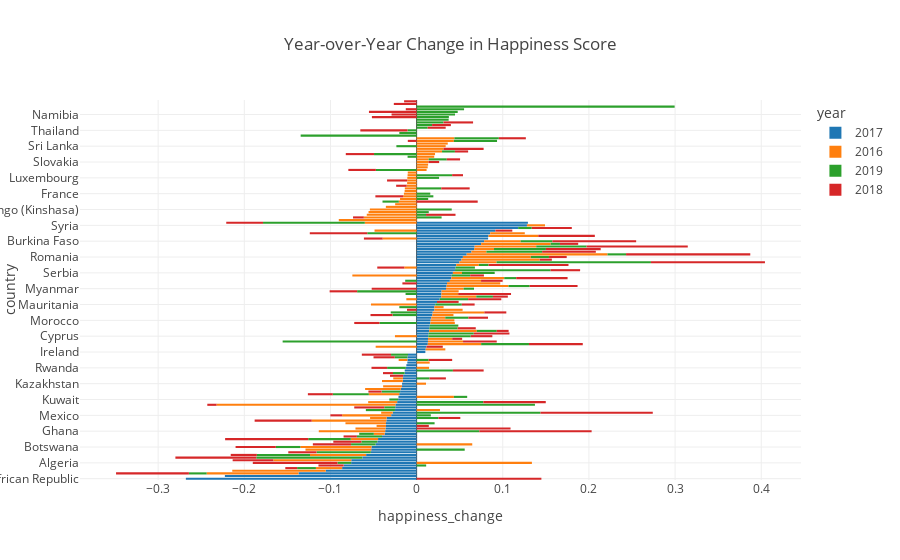

The notebook cell saved with this chart:
### Markdown cell above
#### How Happiness has changed over the years?
A number of countries like Benin and Togo show consistent positive changes over multiple years, in contrast to countries like Venezuela or South Sudan, which reflect consistent negative changes. Additionally, 2017 was a year where the happiness score showed a tendency to decrease, with a concerning number of countries experiencing negative changes.

### Code cell
tmp_merged_df = merged_df.sort_values(['country', 'year'])
tmp_merged_df['happiness_change'] = tmp_merged_df.groupby('country')['happiness_score'].pct_change()

temp = tmp_merged_df[np.abs(tmp_merged_df['happiness_change']) > 0.01]
temp = temp.sort_values('happiness_change')
temp['year'] = temp['year'].astype(str)

fig = px.bar(temp,
             x='happiness_change',
             y='country',
             color='year',
             orientation='h',
             height=900,
             template='gridon',
             title='Year-over-Year Change in Happiness Score')

fig.show()

### Figure 1 — Plotly figure (JSON) as saved in the notebook; plotly's stock layout.template omitted (floating-point values rounded to 4 significant figures)
{"data": [{"alignmentgroup": "True", "hovertemplate": "year=2017<br>happiness_change=%{x}<br>country=%{y}<extra></extra>", "legendgroup": "2017", "marker": {"color": "#1F77B4", "pattern": {"shape": ""}}, "name": "2017", "offsetgroup": "2017", "orientation": "h", "showlegend": true, "textposition": "auto", "type": "bar", "x": [-0.2678, -0.2225, -0.1371, -0.1055, -0.08647, -0.08469, -0.076, -0.07584, -0.06289, -0.0586, -0.05312, -0.05273, -0.05234, -0.04757, -0.0456, -0.04475, -0.04016, -0.03716, -0.03648, -0.03612, -0.0356, -0.03553, -0.03518, -0.03491, -0.02951, -0.02772, -0.02514, -0.02478, -0.02457, -0.02259, -0.02148, -0.02107, -0.02021, -0.01913, -0.01837, -0.01705, -0.01689, -0.01603, -0.01587, -0.01562, -0.0139, -0.0138, -0.01252, -0.01189, -0.01077, -0.01071, -0.01065, -0.01001, 0.01013, 0.01054, 0.01141, 0.01298, 0.01316, 0.01318, 0.01352, 0.01405, 0.01455, 0.01473, 0.01531, 0.01597, 0.01631, 0.01704, 0.01827, 0.01872, 0.02056, 0.0206, 0.02166, 0.02365, 0.0267, 0.0286, 0.02873, 0.02899, 0.03413, 0.03479, 0.03526, 0.03855, 0.04033, 0.04082, 0.04211, 0.04461, 0.04522, 0.04597, 0.04966, 0.05216, 0.05373, 0.05813, 0.06364, 0.0668, 0.06742, 0.0749, 0.07836, 0.08298, 0.08347, 0.08551, 0.09147, 0.1179, 0.1281, 0.1292], "xaxis": "x", "y": ["Central African Republic", "Lesotho", "Venezuela", "Haiti", "Tanzania", "Mozambique", "Algeria", "Zimbabwe", "South Sudan", "Zambia", "Somalia", "Ukraine", "Botswana", "Tunisia", "Brazil", "Malawi", "Belarus", "Panama", "Ghana", "Jamaica", "Bhutan", "Croatia", "Yemen", "Kyrgyzstan", "Mexico", "Guinea", "Iran", "Singapore", "Liberia", "Kosovo", "Kuwait", "Bahrain", "India", "Colombia", "Angola", "Iraq", "Kazakhstan", "Libya", "Austria", "United States", "Uruguay", "Madagascar", "Rwanda", "Canada", "Azerbaijan", "El Salvador", "Ethiopia", "Moldova", "Ireland", "Macedonia", "United Arab Emirates", "Congo (Brazzaville)", "Malaysia", "Nicaragua", "Cyprus", "Portugal", "Dominican Republic", "Montenegro", "Lithuania", "Sierra Leone", "Morocco", "Estonia", "Russia", "Lebanon", "Guatemala", "Turkey", "Mauritania", "Poland", "Pakistan", "Philippines", "Mali", "Turkmenistan", "Myanmar", "Hungary", "Nepal", "Greece", "Cameroon", "Nigeria", "Serbia", "Niger", "Kenya", "Chad", "Benin", "Latvia", "Romania", "Togo", "Honduras", "Cambodia", "Ivory Coast", "Senegal", "Burkina Faso", "South Africa", "Gabon", "Egypt", "Uganda", "Bulgaria", "Syria", "Afghanistan"], "yaxis": "y"}, {"alignmentgroup": "True", "hovertemplate": "year=2016<br>happiness_change=%{x}<br>country=%{y}<extra></extra>", "legendgroup": "2016", "marker": {"color": "#FF7F0E", "pattern": {"shape": ""}}, "name": "2016", "offsetgroup": "2016", "orientation": "h", "showlegend": true, "textposition": "auto", "type": "bar", "x": [-0.2076, -0.1085, -0.1066, -0.09046, -0.09033, -0.08658, -0.08264, -0.07706, -0.07627, -0.0746, -0.06512, -0.0613, -0.06014, -0.05784, -0.05691, -0.05578, -0.05424, -0.05298, -0.04884, -0.04753, -0.04706, -0.04141, -0.03942, -0.0357, -0.03527, -0.03486, -0.03364, -0.03169, -0.03042, -0.02514, -0.0249, -0.02416, -0.02181, -0.02068, -0.01924, -0.01911, -0.01574, -0.01475, -0.01426, -0.01391, -0.01368, -0.0134, -0.01253, -0.01194, -0.01154, -0.01125, -0.01102, -0.01086, -0.01085, -0.0108, -0.01047, -0.01028, -0.01011, 0.01054, 0.01069, 0.01093, 0.01156, 0.01286, 0.01335, 0.01384, 0.01399, 0.01443, 0.01516, 0.01621, 0.01734, 0.01952, 0.01983, 0.02043, 0.02043, 0.02096, 0.02138, 0.02277, 0.02304, 0.02449, 0.02618, 0.0271, 0.02753, 0.02814, 0.0284, 0.02951, 0.03122, 0.03283, 0.03372, 0.03615, 0.03624, 0.04006, 0.04061, 0.04073, 0.04238, 0.04311, 0.04324, 0.04329, 0.04388, 0.05527, 0.05775, 0.05993, 0.06138, 0.06181, 0.06192, 0.06457, 0.07141, 0.07187, 0.07884, 0.08069, 0.09062, 0.1338, 0.1634], "xaxis": "x", "y": ["Liberia", "Haiti", "Venezuela", "Zimbabwe", "Sudan", "Yemen", "Botswana", "Ghana", "Ukraine", "Nigeria", "Zambia", "Albania", "Afghanistan", "Paraguay", "Mexico", "Vietnam", "Congo (Kinshasa)", "Mauritania", "Uganda", "United Arab Emirates", "Croatia", "Angola", "South Africa", "Qatar", "India", "Jamaica", "Kosovo", "Malawi", "Tanzania", "Cyprus", "South Korea", "Libya", "Iraq", "United Kingdom", "Costa Rica", "Kyrgyzstan", "Indonesia", "France", "Kenya", "Peru", "Slovenia", "Guinea", "Panama", "Pakistan", "Bolivia", "Austria", "Japan", "Bangladesh", "Bhutan", "Luxembourg", "Georgia", "Switzerland", "El Salvador", "Serbia", "Turkey", "Kazakhstan", "Argentina", "Taiwan", "North Cyprus", "Slovakia", "Czech Republic", "Rwanda", "Azerbaijan", "Estonia", "Honduras", "Mali", "Turkmenistan", "China", "Myanmar", "Syria", "Jordan", "Macedonia", "Cambodia", "Russia", "Chad", "Iran", "Morocco", "Nicaragua", "Sierra Leone", "Malta", "Mauritius", "Guatemala", "Sri Lanka", "Germany", "Greece", "Egypt", "Philippines", "Malaysia", "Burkina Faso", "Benin", "Bosnia and Herzegovina", "Bahrain", "Tajikistan", "Dominican Republic", "Gabon", "Lebanon", "Cameroon", "Nepal", "Congo (Brazzaville)", "Tunisia", "Ivory Coast", "Hungary", "Romania", "Senegal", "Latvia", "Algeria", "Togo"], "yaxis": "y"}, {"alignmentgroup": "True", "hovertemplate": "year=2019<br>happiness_change=%{x}<br>country=%{y}<extra></extra>", "legendgroup": "2019", "marker": {"color": "#2CA02C", "pattern": {"shape": ""}}, "name": "2019", "offsetgroup": "2019", "orientation": "h", "showlegend": true, "textposition": "auto", "type": "bar", "x": [-0.1555, -0.1346, -0.1232, -0.1181, -0.06902, -0.06303, -0.06169, -0.05725, -0.04941, -0.04934, -0.04728, -0.0431, -0.04177, -0.03378, -0.03005, -0.02918, -0.02853, -0.02841, -0.02788, -0.02348, -0.0218, -0.02171, -0.02157, -0.0206, -0.02006, -0.02005, -0.01968, -0.01892, -0.01854, -0.01695, -0.01586, -0.01471, -0.01348, -0.01325, -0.01282, -0.01277, -0.01054, -0.01048, -0.01019, 0.0108, 0.01091, 0.01109, 0.01139, 0.01207, 0.0128, 0.01343, 0.01387, 0.01395, 0.01411, 0.01494, 0.01499, 0.0154, 0.01581, 0.01587, 0.01649, 0.01795, 0.01937, 0.01944, 0.02086, 0.02101, 0.02103, 0.02134, 0.02151, 0.02245, 0.0232, 0.02456, 0.02534, 0.02605, 0.02683, 0.02858, 0.029, 0.03076, 0.03122, 0.03292, 0.03308, 0.0331, 0.03684, 0.03717, 0.03742, 0.03798, 0.04075, 0.04124, 0.04213, 0.04458, 0.0477, 0.04929, 0.05011, 0.05155, 0.05231, 0.05508, 0.05549, 0.05581, 0.05845, 0.06023, 0.06468, 0.07279, 0.07736, 0.1109, 0.1373, 0.1438, 0.1792, 0.2995], "xaxis": "x", "y": ["Malaysia", "Swaziland", "South Sudan", "Afghanistan", "Turkmenistan", "Somalia", "Zambia", "Egypt", "Jordan", "Malawi", "Argentina", "Sierra Leone", "India", "Iran", "Lebanon", "Belarus", "Tunisia", "Botswana", "Russia", "Sri Lanka", "Tanzania", "Rwanda", "Colombia", "Venezuela", "Turkey", "Northern Cyprus", "Moldova", "United Kingdom", "Brazil", "Panama", "Algeria", "Ethiopia", "Uruguay", "Greece", "Mali", "Singapore", "Thailand", "China", "Kuwait", "Senegal", "Paraguay", "Mozambique", "Chad", "Myanmar", "Uzbekistan", "Costa Rica", "Cameroon", "El Salvador", "Vietnam", "Malta", "Austria", "Bahrain", "Bulgaria", "France", "Mexico", "Finland", "Philippines", "Indonesia", "Croatia", "Czech Republic", "Romania", "Nigeria", "Togo", "Kenya", "Dominican Republic", "Hungary", "Kyrgyzstan", "Luxembourg", "Estonia", "Slovenia", "Albania", "Mauritania", "Mongolia", "Montenegro", "Pakistan", "Lithuania", "Burkina Faso", "Italy", "Laos", "Serbia", "Congo (Kinshasa)", "Georgia", "Madagascar", "Namibia", "Israel", "Cyprus", "Bosnia and Herzegovina", "Tajikistan", "Portugal", "Armenia", "Congo (Brazzaville)", "Ukraine", "Ivory Coast", "Cambodia", "Honduras", "Ghana", "Kosovo", "Niger", "Liberia", "Guinea", "Benin", "Burundi"], "yaxis": "y"}, {"alignmentgroup": "True", "hovertemplate": "year=2018<br>happiness_change=%{x}<br>country=%{y}<extra></extra>", "legendgroup": "2018", "marker": {"color": "#D62728", "pattern": {"shape": ""}}, "name": "2018", "offsetgroup": "2018", "orientation": "h", "showlegend": true, "textposition": "auto", "type": "bar", "x": [-0.09826, -0.09647, -0.09385, -0.08457, -0.06674, -0.06624, -0.05532, -0.05479, -0.05215, -0.05189, -0.04723, -0.04673, -0.04433, -0.0427, -0.03484, -0.03392, -0.03281, -0.0328, -0.03255, -0.03212, -0.03197, -0.03195, -0.03141, -0.03035, -0.02931, -0.02923, -0.02908, -0.02897, -0.02646, -0.02566, -0.02466, -0.02344, -0.02174, -0.01815, -0.01653, -0.01544, -0.0153, -0.01526, -0.01452, -0.01374, -0.01368, -0.01257, -0.01249, -0.01219, -0.01162, -0.01116, -0.01076, -0.01023, 0.01153, 0.0123, 0.0126, 0.01377, 0.01417, 0.01419, 0.01491, 0.01532, 0.01543, 0.01596, 0.01731, 0.01895, 0.01898, 0.0196, 0.0206, 0.02093, 0.021, 0.02117, 0.02182, 0.02281, 0.02506, 0.02508, 0.02511, 0.02538, 0.02545, 0.02732, 0.03134, 0.033, 0.03423, 0.03426, 0.03431, 0.03568, 0.03853, 0.03912, 0.04139, 0.04646, 0.04654, 0.0556, 0.05964, 0.06134, 0.06234, 0.06246, 0.06358, 0.06562, 0.0709, 0.07255, 0.09273, 0.09722, 0.109, 0.1175, 0.1303, 0.1303, 0.1323, 0.1442, 0.1448], "xaxis": "x", "y": ["Algeria", "Malawi", "South Sudan", "Venezuela", "Egypt", "Yemen", "Israel", "Thailand", "Myanmar", "Laos", "Zimbabwe", "Botswana", "Tunisia", "Afghanistan", "Singapore", "Moldova", "Somalia", "Jordan", "Brazil", "Indonesia", "Argentina", "Turkmenistan", "Kenya", "Zambia", "Sierra Leone", "Mozambique", "Namibia", "India", "Chile", "Russia", "Ethiopia", "Bangladesh", "South Africa", "Rwanda", "Nepal", "Belarus", "United States", "Colombia", "Spain", "Tanzania", "Mexico", "Armenia", "Albania", "Bolivia", "Uruguay", "Guatemala", "Liberia", "Bosnia and Herzegovina", "Nicaragua", "Slovakia", "Georgia", "Dominican Republic", "Bhutan", "Latvia", "Mauritania", "Malta", "Czech Republic", "Nigeria", "Philippines", "United Arab Emirates", "Austria", "Uganda", "Romania", "Uzbekistan", "Montenegro", "Senegal", "Finland", "Estonia", "Greece", "Cyprus", "Poland", "Kyrgyzstan", "Lebanon", "El Salvador", "Tajikistan", "Slovenia", "Paraguay", "Niger", "Mongolia", "Madagascar", "Pakistan", "Malaysia", "Portugal", "Bulgaria", "Mauritius", "Hungary", "Cameroon", "Mali", "Honduras", "Congo (Brazzaville)", "Cambodia", "Gabon", "United Kingdom", "Kosovo", "Chad", "Burkina Faso", "Jamaica", "Ivory Coast", "Guinea", "Ghana", "Benin", "Togo", "Central African Republic"], "yaxis": "y"}], "layout": {"autosize": true, "barmode": "relative", "legend": {"title": {"text": "year"}, "tracegroupgap": 0}, "title": {"text": "Year-over-Year Change in Happiness Score"}, "xaxis": {"anchor": "y", "autorange": true, "domain": [0, 1], "range": [-0.3907, 0.4461], "title": {"text": "happiness_change"}, "type": "linear"}, "yaxis": {"anchor": "x", "autorange": true, "domain": [0, 1], "range": [-0.5, 143.5], "title": {"text": "country"}, "type": "category"}}}
